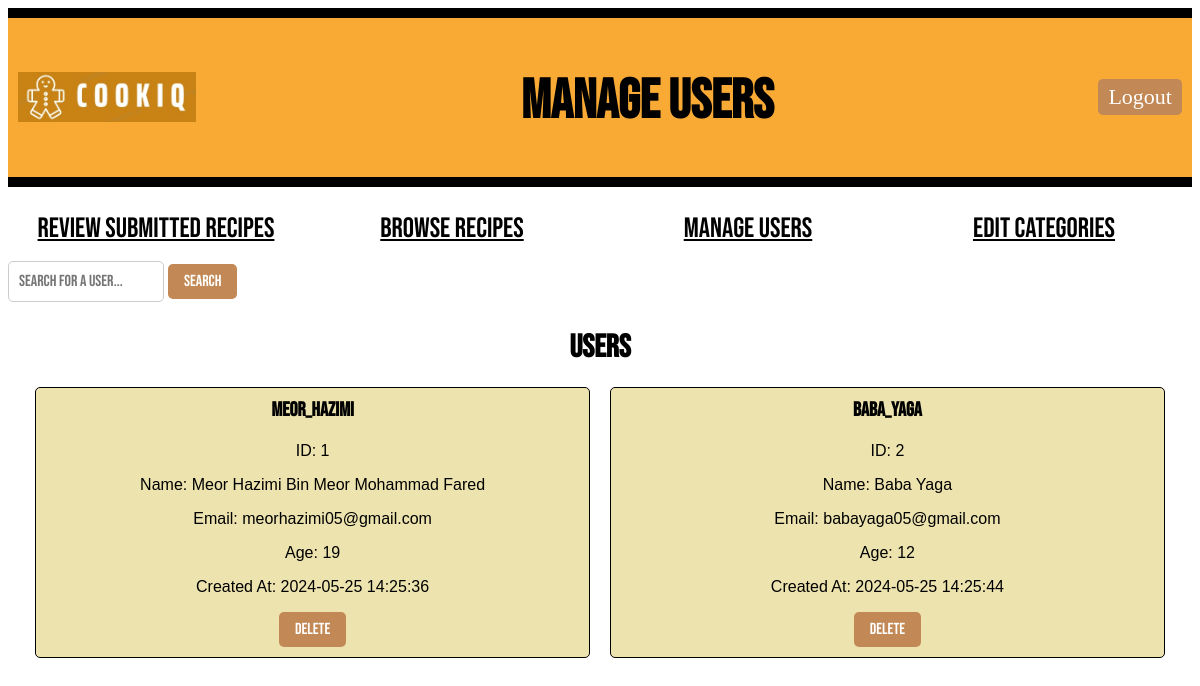
/admin/1/manage_users (signed in), run on an earlier commit of the app's database.
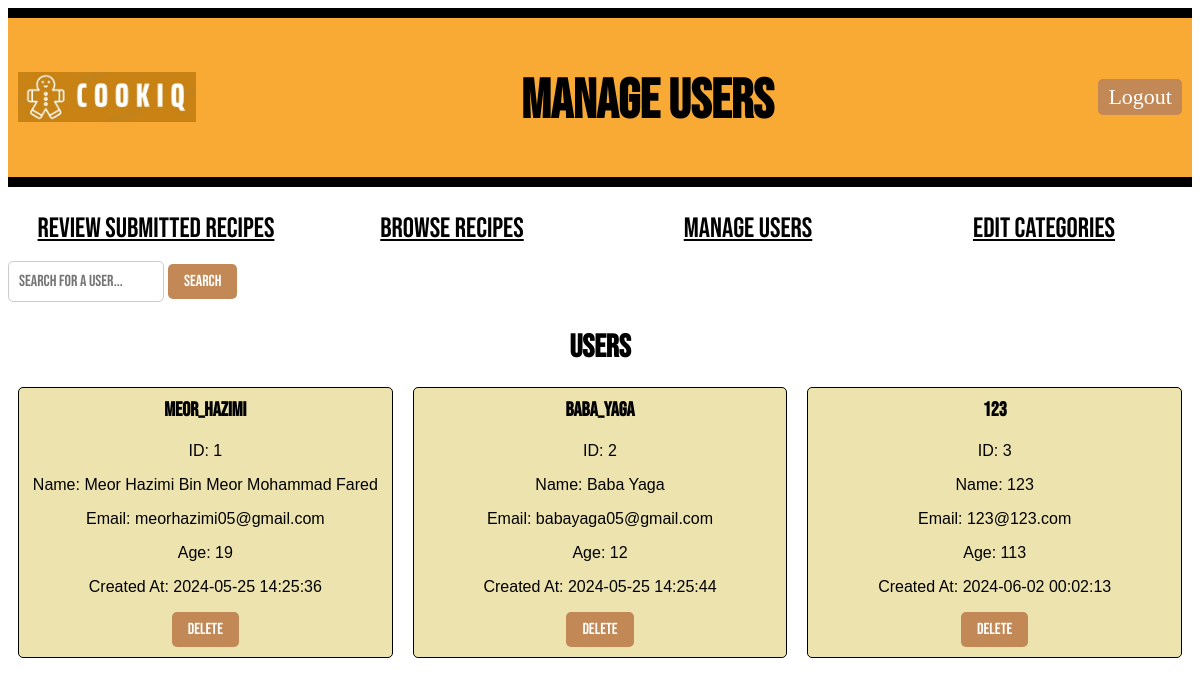
And on a later commit of the database.
### models.py (models this page shows, shortened)
class User(db.Model):
    id = db.Column(db.Integer, primary_key=True)
    name = db.Column(db.String(100), nullable=False)
    email = db.Column(db.String(80), unique=True, nullable=False)
    username = db.Column(db.String(100), unique=True, nullable=False)
    age = db.Column(db.Integer)
    password = db.Column(db.String(100), nullable=False)
    created_at = db.Column(db.DateTime(timezone=True), server_default=func.now())
    recipes = db.relationship('Recipe', backref='author', cascade="all, delete-orphan", lazy=True)
    comments = db.relationship('Comment', backref='commenter', cascade="all, delete-orphan", lazy=True)
    favourite_recipes = db.relationship('FavouriteRecipe', backref='user_fav', cascade="all, delete-orphan", lazy=True)

### main.py (the view)
@app.route("/admin/<int:admin_id>/manage_users")
def manage_users(admin_id):
    if "admin_id" not in session:
        return redirect(url_for("adminlogin"))
    admin = Admin.query.get_or_404(admin_id)
    search_query = request.args.get('search_query', '').strip()
    if search_query:
        users = User.query.filter(User.username.contains(search_query)).all()
    else:
        users = User.query.all()
    return render_template("manage_users.html", admin_id=admin_id, admin=admin, users=users, search_query=search_query)

### templates/manage_users.html (shortened to what this page needs)
<!DOCTYPE html>
<html lang="en">
<head>
    <link rel="stylesheet" href="{{ url_for('static', filename='RecipeSubmission.css') }}">
    <link rel="stylesheet" href="{{ url_for('static', filename='BrowseRecipe.css') }}">
</head>
<body>
    <div class="header">
        <div class="logo-container">
            <img style="height: 50px; padding-bottom: 30px;" src="{{ url_for('static', filename='Logo_CookiQ.jpeg') }}" alt="Logo_CookiQ">
        </div>
        <h1 class="title">Manage Users</h1>
        <a href="{{ url_for('adminlogout') }}" class="LogOutButton">Logout</a>
    </div>
    <div class="classification">
        <ul>
            <li><a href="pending_submissions" class="button">Review Submitted Recipes</a></li>
            <li><a href="browse_recipes" class="button">Browse Recipes</a></li>
            <li><a href="manage_users" class="button">Manage Users</a></li>
            <li><a href="edit_categories" class="button">Edit Categories</a></li>
        </ul>
    </div>
    <div class="search-bar">
        <form method="GET" action="{{ url_for('manage_users', admin_id=admin.id) }}">
            <input type="text" name="search_query" placeholder="Search for a user..." value="{{ request.args.get('search_query', '') }}">
            <button type="submit">Search</button>
        </form>
    </div>
    <div class="users">
        <h2>Users</h2>
        {% for i in range(0, users|length, 4) %}
            <div class="user-row">
                {% for user in users[i:i+4] %}
                    <div class="user-card">
                        <h3>{{ user.username }}</h3>
                        <p>ID: {{ user.id }}</p>
                        <p>Name: {{ user.name }}</p>
                        <p>Email: {{ user.email }}</p>
                        <p>Age: {{ user.age }}</p>
                        <p>Created At: {{ user.created_at }}</p>
                        <form action="{{ url_for('delete_user', admin_id=admin.id, user_id=user.id) }}" method="post" style="display:inline;">
                            <button type="submit" onclick="return confirm('Are you sure you want to delete this user?');">Delete</button>
                        </form>
                    </div>
                {% endfor %}
            </div>
        {% endfor %}
    </div>
</body>
</html>

### static/RecipeSubmission.css (style rules this page uses)
.header { display: flex; align-items: center; justify-content: space-between; bottom: 10px; background-color: #f8aa35; border-top: 10px solid #000; border-bottom: 10px solid #000; margin-bottom: 20px; padding: 5px 10px; }
.logo-container { display: flex; align-items: center; margin-top: 30px; }
.title { font-family: 'Bebas Neue', sans-serif; font-size: 55px; color: rgb(0, 0, 0); margin-top: 45px; }
.LogOutButton { padding: 5px 10px; border-radius: 5px; background-color: #c28855; color: #fff; font-size: 22px; font-weight: 300; cursor: pointer; text-decoration: none; left: 20px; }
ul { text-align: center; display: flex; padding-top: 5px; padding-left: 0px; }
li { font-family: 'Bebas Neue', sans-serif; font-size: 28px; font-weight: 300; text-transform: uppercase; display: inline-block; width: 100%; }

### static/BrowseRecipe.css (style rules this page uses)
ul { text-align: center; display: flex; padding-top: 5px; padding-left: 0px; }
li { font-family: 'Bebas Neue', sans-serif; font-size: 28px; font-weight: 300; text-transform: uppercase; display: inline-block; width: 100%; }
.button { border: none; color: rgb(0, 0, 0); }
.header { display: flex; align-items: center; justify-content: space-between; bottom: 10px; background-color: #f8aa35; border-top: 10px solid #000; border-bottom: 10px solid #000; margin-bottom: 20px; padding: 5px 10px; }
.logo-container { display: flex; align-items: center; margin-top: 30px; }
.title { font-family: 'Bebas Neue', sans-serif; font-size: 55px; color: rgb(0, 0, 0); margin-top: 45px; }
.recipe-row, .user-row { display: flex; justify-content: center; margin-bottom: 20px; }
.recipe-card, .user-card { width: 45%; margin: 0 10px; padding: 10px; border: 1px solid #000; border-radius: 5px; background-color: #ece3ae; text-align: center; }
.recipe-card h3, .user-card h3 { margin-top: 0; font-family: 'Bebas Neue', sans-serif; font-size: 20px; }
.recipe-card p, .user-card p { font-family: 'Franklin Gothic Medium', 'Arial Narrow', Arial, sans-serif; text-align: center; }
.category-selection, .search-bar { margin-bottom: 20px; }
.category-selection button, .search-bar button, .users button, .recipe-card a, .delete-button { padding: 8px 16px; border: none; cursor: pointer; border-radius: 5px; font-family: 'Bebas Neue', sans-serif; font-size: 16px; background-color: #c28855; color: #fff; transition: background-color 0.3s; }
.search-bar input[type="text"] { font-family: 'Bebas Neue', sans-serif; padding: 10px; border: 1px solid #ccc; border-radius: 5px; font-size: 16px; }
h2 { font-family: 'Bebas Neue', sans-serif; font-size: 32px; color: #000; text-transform: uppercase; margin-bottom: 20px; text-align: center; }
.LogOutButton { padding: 5px 10px; border-radius: 5px; background-color: #c28855; color: #fff; font-size: 22px; font-weight: 300; cursor: pointer; text-decoration: none; left: 20px; }

What changed in the data, as far as the page shows it:
added User: username "123", id "3", name "123", email "123@123.com", age "113", created_at "2024-06-02 00:02:13"
